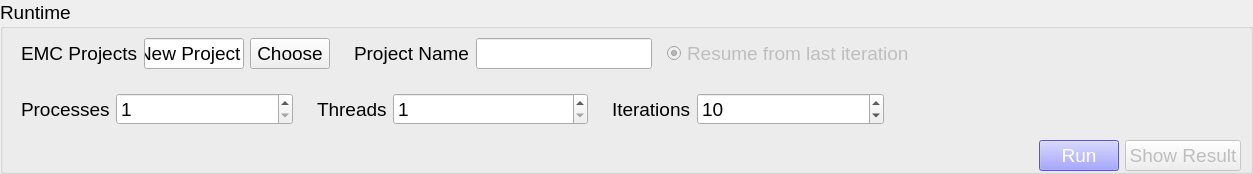
                   <widget class="QGroupBox" name="groupBox_5">
                    <property name="font">
                     <font>
                      <pointsize>14</pointsize>
                     </font>
                    </property>
                    <property name="title">
                     <string>Runtime</string>
                    </property>
                    <layout class="QVBoxLayout" name="verticalLayout_19">
                     <property name="leftMargin">
                      <number>0</number>
                     </property>
                     <property name="topMargin">
                      <number>0</number>
                     </property>
                     <property name="rightMargin">
                      <number>0</number>
                     </property>
                     <property name="bottomMargin">
                      <number>0</number>
                     </property>
                     <item>
                      <widget class="QWidget" name="widget_44" native="true">
                       <layout class="QHBoxLayout" name="horizontalLayout_36" stretch="1,0,0,1">
                        <property name="topMargin">
                         <number>0</number>
                        </property>
                        <property name="bottomMargin">
                         <number>0</number>
                        </property>
                        <item>
                         <widget class="QWidget" name="widget_45" native="true">
                          <layout class="QHBoxLayout" name="horizontalLayout_34">
                           <item>
                            <widget class="QLabel" name="label_37">
                             <property name="text">
                              <string>EMC Projects</string>
                             </property>
                            </widget>
                           </item>
                           <item>
                            <widget class="QLineEdit" name="lineEdit_21">
                             <property name="text">
                              <string>New Project</string>
                             </property>
                             <property name="readOnly">
                              <bool>true</bool>
                             </property>
                            </widget>
                           </item>
                           <item>
                            <widget class="QPushButton" name="pushButton_28">
                             <property name="text">
                              <string>Choose</string>
                             </property>
                            </widget>
                           </item>
                          </layout>
                         </widget>
                        </item>
                        <item>
                         <widget class="QWidget" name="widget_46" native="true">
                          <layout class="QHBoxLayout" name="horizontalLayout_35">
                           <item>
                            <widget class="QLabel" name="label_38">
                             <property name="text">
                              <string>Project Name</string>
                             </property>
                            </widget>
                           </item>
                           <item>
                            <widget class="QLineEdit" name="lineEdit_8">
                             <property name="text">
                              <string/>
                             </property>
                            </widget>
                           </item>
                          </layout>
                         </widget>
                        </item>
                        <item>
                         <widget class="QRadioButton" name="radioButton">
                          <property name="enabled">
                           <bool>false</bool>
                          </property>
                          <property name="text">
                           <string>Resume from last iteration</string>
                          </property>
                          <property name="checkable">
                           <bool>true</bool>
                          </property>
                          <property name="checked">
                           <bool>true</bool>
                          </property>
                         </widget>
                        </item>
                        <item>
                         <spacer name="horizontalSpacer_4">
                          <property name="orientation">
                           <enum>Qt::Horizontal</enum>
                          </property>
                          <property name="sizeHint" stdset="0">
                           <size>
                            <width>251</width>
                            <height>20</height>
                           </size>
                          </property>
                         </spacer>
                        </item>
                       </layout>
                      </widget>
                     </item>
                     <item>
                      <widget class="QWidget" name="widget_47" native="true">
                       <layout class="QHBoxLayout" name="horizontalLayout_40">
                        <property name="topMargin">
                         <number>0</number>
                        </property>
                        <property name="bottomMargin">
                         <number>0</number>
                        </property>
                        <item>
                         <widget class="QWidget" name="widget_48" native="true">
                          <layout class="QHBoxLayout" name="horizontalLayout_37" stretch="0,1">
                           <item>
                            <widget class="QLabel" name="label_39">
                             <property name="text">
                              <string>Processes</string>
                             </property>
                            </widget>
                           </item>
                           <item>
                            <widget class="QSpinBox" name="spinBox_14">
                             <property name="font">
                              <font>
                               <pointsize>14</pointsize>
                              </font>
                             </property>
                             <property name="minimum">
                              <number>1</number>
                             </property>
                            </widget>
                           </item>
                          </layout>
                         </widget>
                        </item>
                        <item>
                         <widget class="QWidget" name="widget_49" native="true">
                          <layout class="QHBoxLayout" name="horizontalLayout_38" stretch="0,1">
                           <item>
                            <widget class="QLabel" name="label_40">
                             <property name="text">
                              <string>Threads</string>
                             </property>
                            </widget>
                           </item>
                           <item>
                            <widget class="QSpinBox" name="spinBox_18">
                             <property name="font">
                              <font>
                               <pointsize>14</pointsize>
                              </font>
                             </property>
                             <property name="minimum">
                              <number>1</number>
                             </property>
                             <property name="maximum">
                              <number>24</number>
                             </property>
                            </widget>
                           </item>
                          </layout>
                         </widget>
                        </item>
                        <item>
                         <widget class="QWidget" name="widget_50" native="true">
                          <layout class="QHBoxLayout" name="horizontalLayout_39" stretch="0,1">
                           <item>
                            <widget class="QLabel" name="label_41">
                             <property name="text">
                              <string>Iterations</string>
                             </property>
                            </widget>
                           </item>
                           <item>
                            <widget class="QSpinBox" name="spinBox_19">
                             <property name="font">
                              <font>
                               <pointsize>14</pointsize>
                              </font>
                             </property>
                             <property name="minimum">
                              <number>1</number>
                             </property>
                             <property name="maximum">
                              <number>99</number>
                             </property>
                             <property name="value">
                              <number>10</number>
                             </property>
                            </widget>
                           </item>
                          </layout>
                         </widget>
                        </item>
                        <item>
                         <spacer name="horizontalSpacer_5">
                          <property name="orientation">
                           <enum>Qt::Horizontal</enum>
                          </property>
                          <property name="sizeHint" stdset="0">
                           <size>
                            <width>348</width>
                            <height>20</height>
                           </size>
                          </property>
                         </spacer>
                        </item>
                       </layout>
                      </widget>
                     </item>
                     <item>
                      <widget class="QWidget" name="widget_51" native="true">
                       <layout class="QHBoxLayout" name="horizontalLayout_41" stretch="0,0,0">
                        <property name="topMargin">
                         <number>0</number>
                        </property>
                        <property name="bottomMargin">
                         <number>0</number>
                        </property>
                        <item>
                         <spacer name="horizontalSpacer_6">
                          <property name="orientation">
                           <enum>Qt::Horizontal</enum>
                          </property>
                          <property name="sizeHint" stdset="0">
                           <size>
                            <width>40</width>
                            <height>20</height>
                           </size>
                          </property>
                         </spacer>
                        </item>
                        <item>
                         <widget class="QPushButton" name="pushButton_12">
                          <property name="sizePolicy">
                           <sizepolicy hsizetype="Minimum" vsizetype="Preferred">
                            <horstretch>0</horstretch>
                            <verstretch>0</verstretch>
                           </sizepolicy>
                          </property>
                          <property name="cursor">
                           <cursorShape>PointingHandCursor</cursorShape>
                          </property>
                          <property name="styleSheet">
                           <string notr="true">background-color: rgb(128, 128, 255);
color: rgb(255, 255, 255);</string>
                          </property>
                          <property name="text">
                           <string>Run</string>
                          </property>
                         </widget>
                        </item>
                        <item>
                         <widget class="QPushButton" name="pushButton_13">
                          <property name="enabled">
                           <bool>false</bool>
                          </property>
                          <property name="text">
                           <string>Show Result</string>
                          </property>
                         </widget>
                        </item>
                       </layout>
                      </widget>
                     </item>
                    </layout>
                   </widget>
